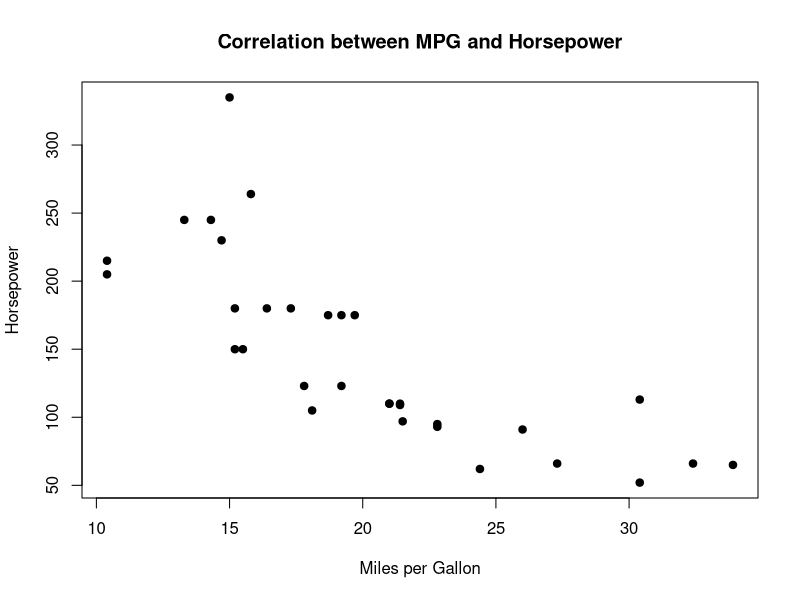

The R source for this figure:
## ---- chunk 1
# Load the dataset
data(mtcars)

# Summary statistics
summary(mtcars)

# Mean, Median, and Standard Deviation for Miles per Gallon (mpg)
mean(mtcars$mpg)
median(mtcars$mpg)
sd(mtcars$mpg)

# Range of mpg
range(mtcars$mpg)

## ---- chunk 2
# Check structure of mtcars dataset
str(mtcars)

t.test(mtcars$mpg, mu = 20)

# Perform Two-sample T-test
t.test(mpg ~ am, data = mtcars)

# Paired T-test (if we had paired data, for example, pre and post treatment results)
# t.test(pre_data, post_data, paired = TRUsuE)

## ---- chunk 3
# Load the iris dataset
data(iris)

# Perform ANOVA
anova_result <- aov(Sepal.Length ~ Species, data = iris)
summary(anova_result)

# Post-hoc test if ANOVA is significant
TukeyHSD(anova_result)

## ---- chunk 4
# Compute correlation
cor.test(mtcars$mpg, mtcars$hp)


# Visualize correlation
plot(mtcars$mpg, mtcars$hp, main = "Correlation between MPG and Horsepower",
     xlab = "Miles per Gallon", ylab = "Horsepower", pch = 19)
abline(lm(mpg ~ hp, data = mtcars), col = "blue")

## ---- chunk 5
# Convert gear and cyl to factors
mtcars$gear <- as.factor(mtcars$gear)
mtcars$cyl <- as.factor(mtcars$cyl)

# Create a contingency table
table_data <- table(mtcars$gear, mtcars$cyl)
table_data
# Perform Chi-Square Test of Independence
chisq.test(table_data)

